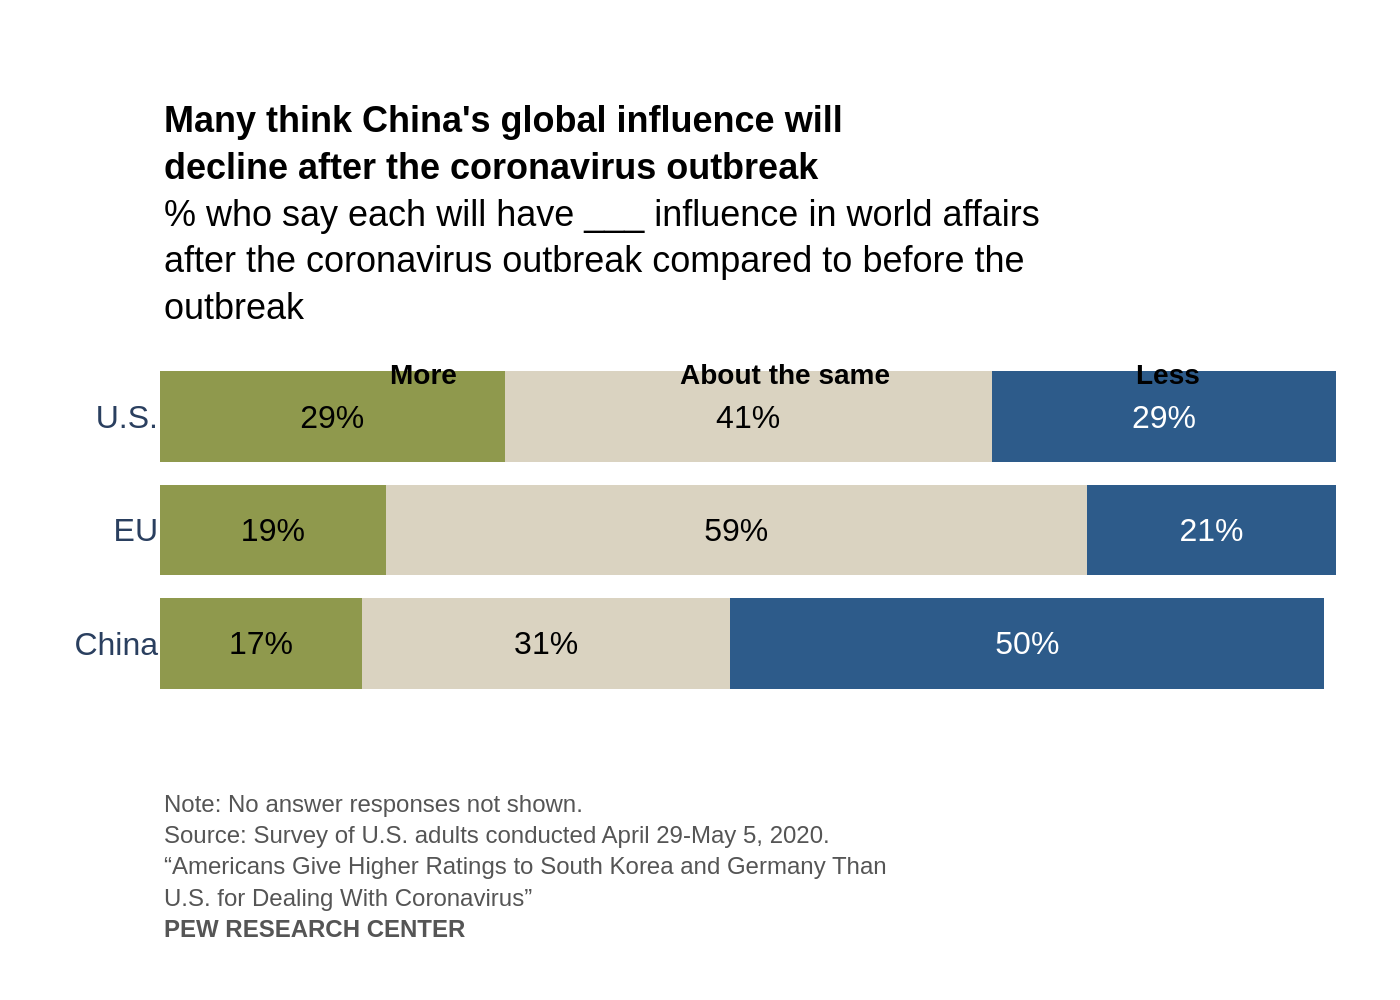

Recreate this plot in Python.
import sys
import json
import os
import plotly.graph_objects as go

# Ensure a JSON file path is provided as a command-line argument
if len(sys.argv) != 2:
    print("Usage: python <script_name>.py <path_to_json_file>")
    sys.exit(1)

json_path = sys.argv[1]

# Read and parse the JSON file
try:
    with open(json_path, 'r', encoding='utf-8') as f:
        chart_config = json.load(f)
except FileNotFoundError:
    print(f"Error: JSON file not found at {json_path}")
    sys.exit(1)
except json.JSONDecodeError:
    print(f"Error: Could not decode JSON from {json_path}")
    sys.exit(1)

# Extract data and texts from the JSON object
data_series = chart_config['chart_data']
categories = chart_config['categories']
texts = chart_config['texts']
colors = chart_config['colors']
series_names = [s['name'] for s in data_series]

# Initialize the figure
fig = go.Figure()

# Plotly renders the y-axis from bottom to top, so we reverse the categories
# and the corresponding data values in each series to match the original chart's top-to-bottom order.
reversed_categories = categories[::-1]
for i, series in enumerate(data_series):
    # Determine text color for contrast; the last color is dark, requiring white text.
    text_font_color = 'white' if i == len(colors) - 1 else 'black'
    
    fig.add_trace(go.Bar(
        y=reversed_categories,
        x=series['values'][::-1],
        name=series['name'],
        orientation='h',
        marker=dict(
            color=colors[i],
            line=dict(width=0)
        ),
        text=[f"{v}%" for v in series['values'][::-1]],
        textposition='inside',
        insidetextanchor='middle',
        textfont=dict(
            family='Arial',
            size=16,
            color=text_font_color
        ),
        hoverinfo='none'
    ))

# Configure the layout
fig.update_layout(
    barmode='stack',
    showlegend=False,
    plot_bgcolor='white',
    paper_bgcolor='white',
    font=dict(family="Arial"),
    margin=dict(l=80, r=20, t=180, b=150),
    xaxis=dict(
        showgrid=False,
        showline=False,
        showticklabels=False,
        zeroline=False,
        range=[0, 101]
    ),
    yaxis=dict(
        showgrid=False,
        showline=False,
        zeroline=False,
        ticklen=0,
        categoryorder='array',
        categoryarray=reversed_categories,
        tickfont=dict(size=16)
    ),
    # Add all text elements as annotations for precise placement
    annotations=[
        # Title and Subtitle Block
        dict(
            text=f"<b>{texts['title']}</b><br>{texts['subtitle']}",
            align='left',
            showarrow=False,
            xref='paper', yref='paper',
            x=0, y=1.08,
            xanchor='left', yanchor='bottom',
            font=dict(size=18, color='black')
        ),
        # Column Headers
        dict(
            text=f"<b>{series_names[0]}</b>",
            align='center', showarrow=False, xref='paper', yref='paper',
            x=0.22, y=0.9, xanchor='center', yanchor='bottom',
            font=dict(size=14, color='black')
        ),
        dict(
            text=f"<b>{series_names[1]}</b>",
            align='center', showarrow=False, xref='paper', yref='paper',
            x=0.52, y=0.9, xanchor='center', yanchor='bottom',
            font=dict(size=14, color='black')
        ),
        dict(
            text=f"<b>{series_names[2]}</b>",
            align='center', showarrow=False, xref='paper', yref='paper',
            x=0.84, y=0.9, xanchor='center', yanchor='bottom',
            font=dict(size=14, color='black')
        ),
        # Source and Footer Block
        dict(
            text=f"{texts['source']}<br><b>{texts['footer']}</b>",
            align='left',
            showarrow=False,
            xref='paper', yref='paper',
            x=0, y=-0.25,
            xanchor='left', yanchor='top',
            font=dict(size=12, color='#555555')
        )
    ]
)

# Generate the output PNG file
base_filename = os.path.splitext(os.path.basename(json_path))[0]
output_filename = f"{base_filename}.png"
fig.write_image(output_filename, scale=2)

print(f"Chart saved to {output_filename}")
